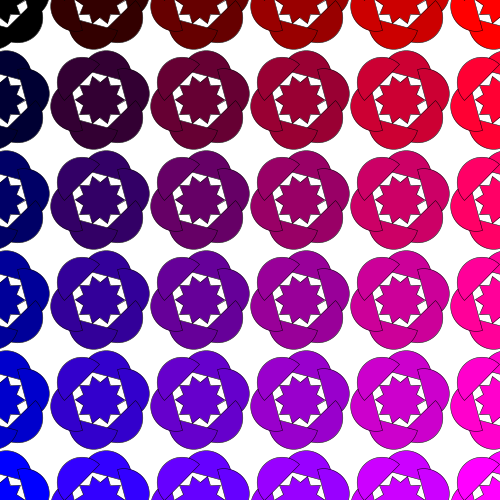
Frame 1 (no input)
Frame 60 (the mouse pressed at the canvas centre just before this capture): identical to frame 1, image omitted
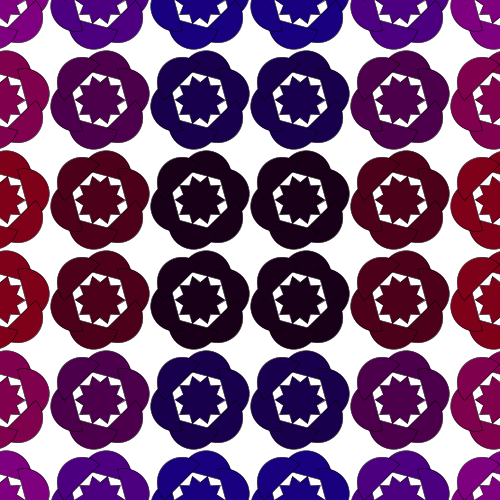
Frame 120 (the mouse held since frame 60 and released just before this capture)

The Processing sketch that drew these frames (run headless with seeded random() and noise(); from frame 60 on, the mouse is pressed at the canvas centre):

// Processing sketch: geom_pattern
// ── geom_pattern.pde

int startX = 0;
int startY = 0;


void setup() {
  size(500, 500);
}


void draw() {
  background(255);
  for (int x = startX; x <= width + 50; x = x + 100) {
    for (int y = startY; y <= height + 50; y = y + 100) {
      pushMatrix();
      translate(x, y);
      scale(.5);
      //fill(map(dist(mouseX, mouseY, x, y), 0, 500, 255, 0), 0, 0);
      fill(map(abs(x-mouseX), 0, width, 0, 255), 
      0, 
      map(abs(y-mouseY), 0, height, 0, 255));
      drawOne();
      popMatrix();
    }
  }
}



void drawOne() {
  //rect(-45, -45, 90, 90);
  //drawPoly(5, 50);
  drawStar(10, 50, 35);
  float deg;
  for (deg = 0; deg < 360; deg = deg + 60) {
    pushMatrix();
    rotate(radians(deg + 15));
    arc(0, -50, 100, 100, PI, 2*PI, CHORD);
    popMatrix();
  }
}



void drawPoly(int points, float radius) {
  int p;
  beginShape();
  for (p = 0; p < points; p++) {
    float angle = p * 360/points;
    float x = radius * cos(radians(angle));
    float y = radius * sin(radians(angle));
    vertex(x, y);
  } 
  endShape(CLOSE);
}



void drawStar(int points, float outerRadius, float innerRadius) {
  int totalPoints = points * 2;
  int p;
  beginShape();
  for (p = 0; p < totalPoints; p++) {
    float angle = p * 360/totalPoints;
    //println(angle);
    float radius;
    if (p % 2 == 0) {
      radius = outerRadius;
    } 
    else {
      radius = innerRadius;
    }
    float x = radius * cos(radians(angle));
    float y = radius * sin(radians(angle));
    vertex(x, y);
  }
  endShape(CLOSE);
}




void keyPressed() {
  if (key == CODED) {
    if (keyCode == RIGHT) {
      startX = startX + 1;
      if (startX > 50) startX = -50;
    } 
    else if (keyCode == LEFT) {
      startX = startX - 1;
      if (startX < -50) startX = 50;
    } 
    else if (keyCode == UP) {
      startY = startY - 1;
      if (startY < -50) startY = 50;
    } 
    else if (keyCode == DOWN) {
      startY = startY + 1;
      if (startY > 50) startY = -50;
    }
  }
}
